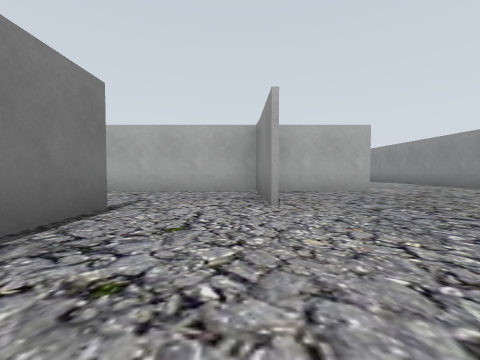
view 1 (above)

17 first-person views from a walk through a world built for the Gazebo simulator. The camera is 0.72 m above the floor, tilts 2° down and sees 90° across. The floor is counted in squares, 2 m on a side. Each view is taken from the middle of a square. On the plan, view 1 faces up. The plan holds only what a view shows up to about 9 squares ahead; the rest is blank. The place goes on beyond the plan. The robots in the file are not drawn.

view 2
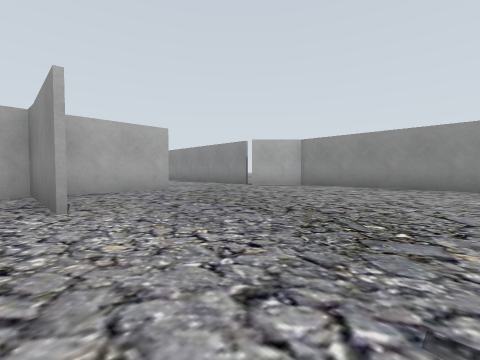

view 3
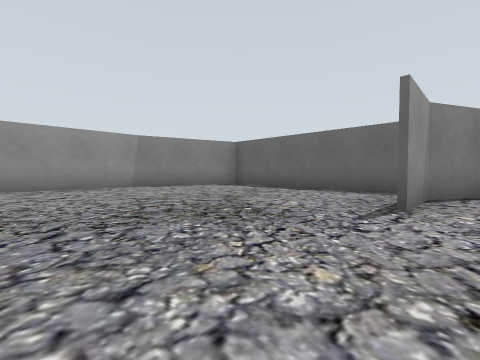

view 4
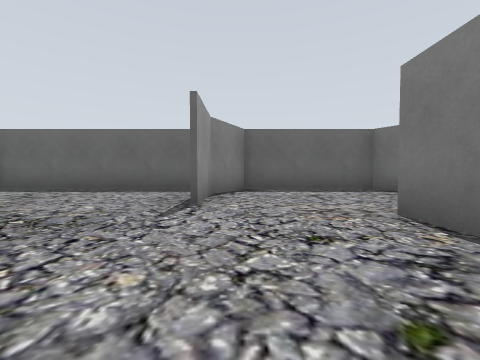

view 5
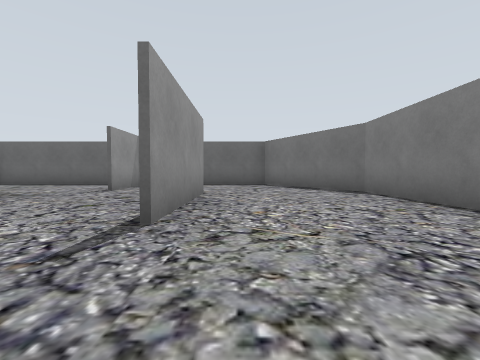

view 6
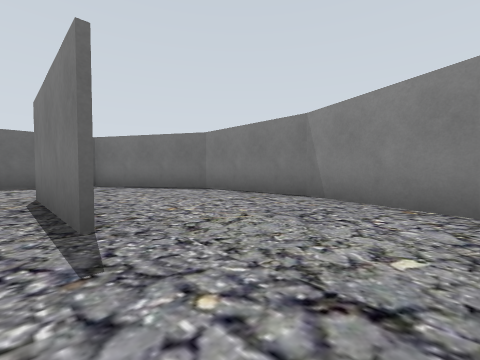

view 7
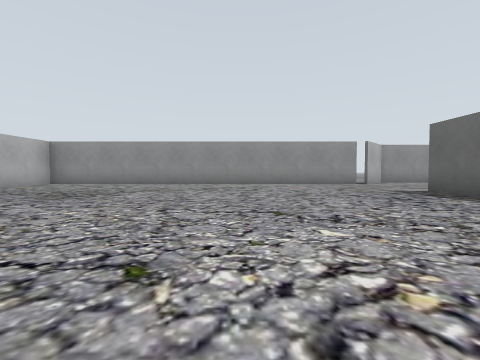

view 8
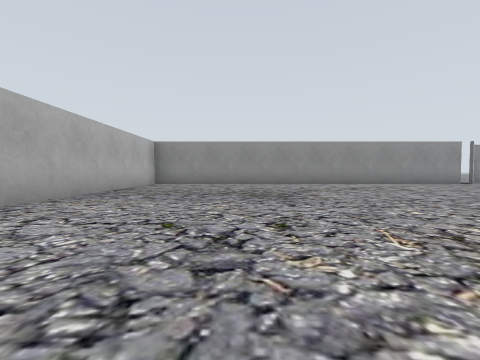

view 9
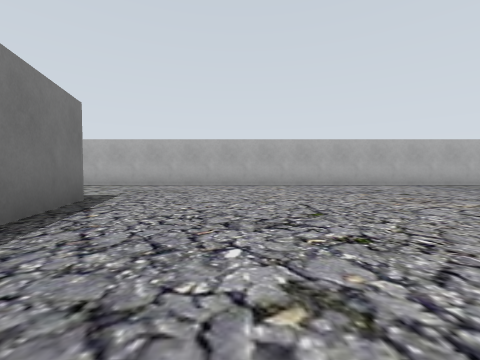

view 10
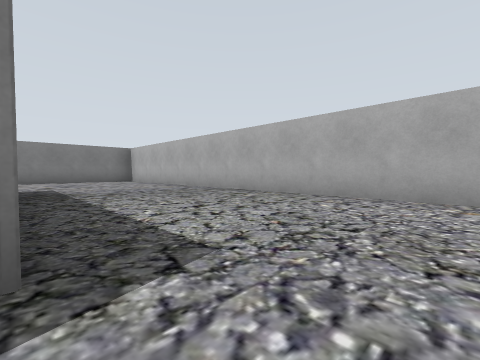

view 11
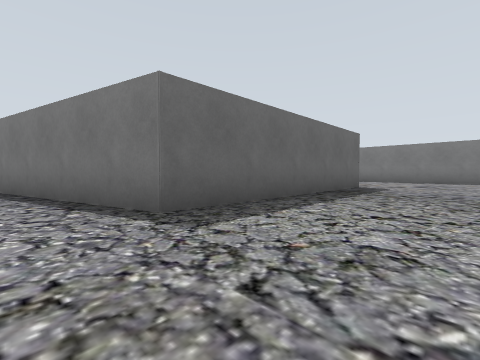

view 12
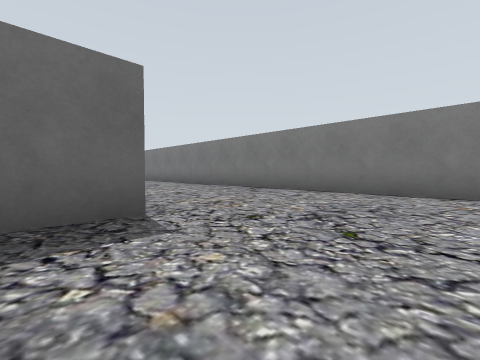

view 13
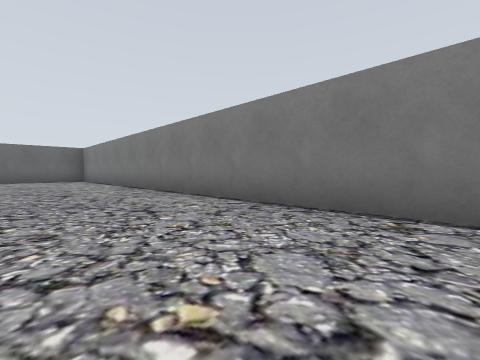

view 14
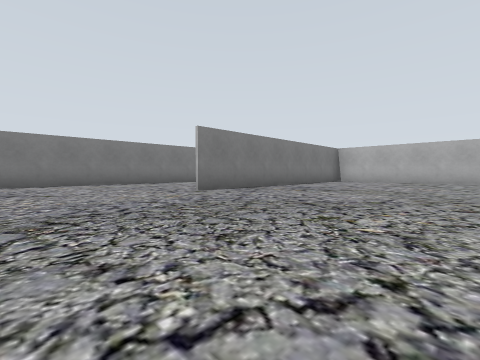

view 15
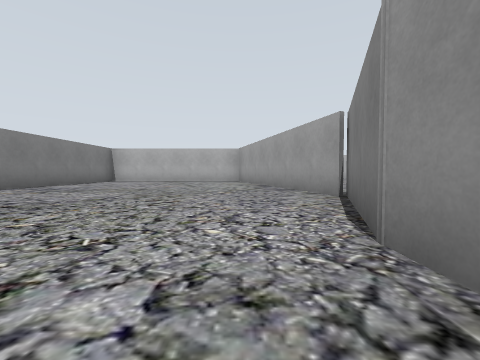

view 16
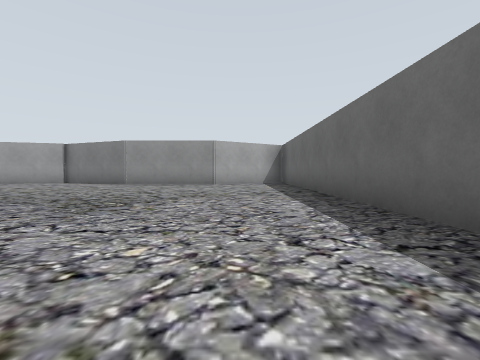

view 17
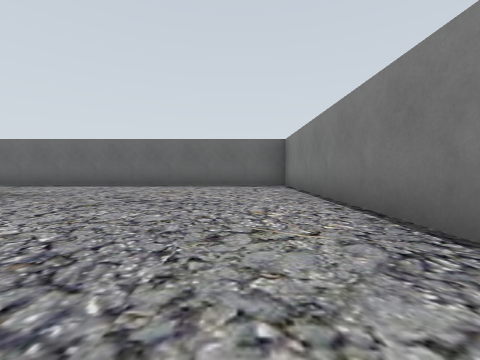

### Floor plan
Points are (right, up) in squares from view 1. A wall is a line through its corners. A room is listed if a view was taken in it or the views show most of it. See-through windows are left out.
Room 1 (views 1, 2, 3, 4)
walls: (5.8, -0.4) (5.8, 3.4) (4.8, 4.4); (2.5, 4.5) (0, 4.5); (0.3, -1.9) (0.3, -0.5); (4.9, 4.6) (4.9, 5.6); (1, -2.9) (5.1, -2.9) (5.8, -0.3); (-1.3, 2.4) (-1.3, -0.1)
ways out: opening at (-1, -1) to room 2; opening at (3.5, 5) to room 3
Room 2 (views 5, 6)
walls: (-1.4, 0) (-1.4, 2.4); (0.3, 2.4) (0.3, 4.5); (-3.5, 4.1) (-4.2, 2.2) (-4.2, -0.3) (-2.7, -2.9) (-0.1, -2.9) (0.5, -1.8); (0, 4.5) (-2.5, 4.5)
ways out: opening at (-1, -1) to room 1
Room 3 (views 7, 8, 9, 10, 11, 12, 13, 14, 15, 16, 17)
walls: (-3.6, 4.4) (-5, 10) (-9.8, 10) (-9.8, 3.6); (-9.9, 10) (-5, 10) (-4, 6.3); (1.4, 4.5) (2.5, 4.5); (4.9, 5.6) (4.9, 13.5) (-13.2, 13.5) (-13.2, -2.4) (-3.1, -2.4) (-4.3, -0.3) (-4.3, 2.2) (-3.4, 4.6)
ways out: opening at (3.5, 5) to room 1

Positions as (right, up) in squares from view 1, and headings:
1: (0, 0), facing up
2: (0, 0), facing up-right
3: (0, 2), facing down-right
4: (0, 2), facing down
5: (-2, 4), facing down
6: (-1, 4), facing down-left
7: (-2, 8), facing right
8: (-2, 11), facing right
9: (-3, 7), facing up
10: (-4, 10), facing up-left
11: (-4, 12), facing down-left
12: (-9, 12), facing down-left
13: (-11, 8), facing down-left
14: (-6, 1), facing up-left
15: (-5, 1), facing up
16: (-11, -1), facing right
17: (-12, 4), facing down
